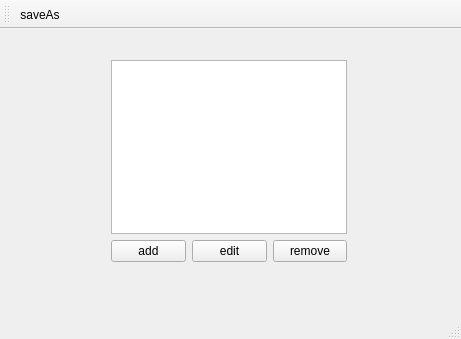
<?xml version="1.0" encoding="UTF-8"?>
<ui version="4.0">
 <class>MainWindow</class>
 <widget class="QMainWindow" name="MainWindow">
  <property name="geometry">
   <rect>
    <x>0</x>
    <y>0</y>
    <width>461</width>
    <height>339</height>
   </rect>
  </property>
  <property name="windowTitle">
   <string>MainWindow</string>
  </property>
  <widget class="QWidget" name="centralWidget">
   <widget class="QWidget" name="layoutWidget">
    <property name="geometry">
     <rect>
      <x>100</x>
      <y>20</y>
      <width>258</width>
      <height>224</height>
     </rect>
    </property>
    <layout class="QVBoxLayout" name="verticalLayout">
     <item>
      <widget class="QListView" name="listView"/>
     </item>
     <item>
      <layout class="QHBoxLayout" name="horizontalLayout">
       <item>
        <widget class="QPushButton" name="add">
         <property name="text">
          <string>add</string>
         </property>
        </widget>
       </item>
       <item>
        <widget class="QPushButton" name="edit">
         <property name="text">
          <string>edit</string>
         </property>
        </widget>
       </item>
       <item>
        <widget class="QPushButton" name="remove">
         <property name="text">
          <string>remove</string>
         </property>
        </widget>
       </item>
      </layout>
     </item>
    </layout>
   </widget>
  </widget>
  <widget class="QMenuBar" name="menuBar">
   <property name="geometry">
    <rect>
     <x>0</x>
     <y>0</y>
     <width>461</width>
     <height>21</height>
    </rect>
   </property>
  </widget>
  <widget class="QToolBar" name="mainToolBar">
   <attribute name="toolBarArea">
    <enum>TopToolBarArea</enum>
   </attribute>
   <attribute name="toolBarBreak">
    <bool>false</bool>
   </attribute>
   <addaction name="actionsaveAs"/>
  </widget>
  <widget class="QStatusBar" name="statusBar"/>
  <action name="actionsaveAs">
   <property name="text">
    <string>saveAs</string>
   </property>
  </action>
 </widget>
 <layoutdefault spacing="6" margin="11"/>
 <resources/>
 <connections/>
</ui>
